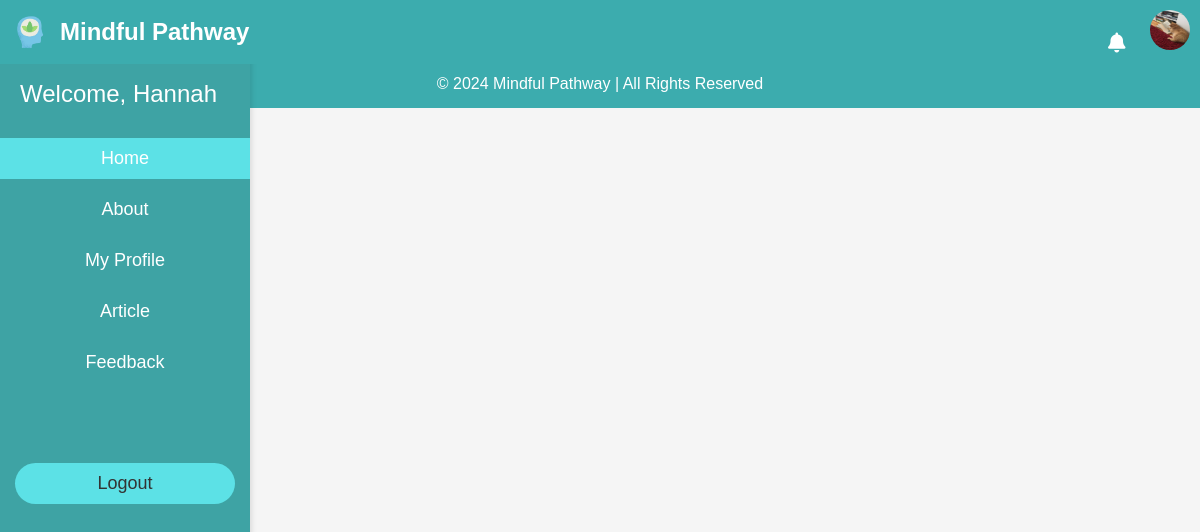
The page /admin_article.php (signed in) on the database its author committed.
### tables this page shows
CREATE TABLE `user` (
  `userID` int(11) NOT NULL,
  `username` varchar(50) NOT NULL,
  `password_hash` varchar(255) NOT NULL,
  `email` varchar(100) NOT NULL,
  `bio` text DEFAULT NULL,
  `imgProfile` varchar(255) DEFAULT NULL
);

### admin_article.php (the view, shortened to what this page needs)
<?php
$dbc = new mysqli("localhost", "root", "", "mindfulpathway");
$userID = $_SESSION['userID'];
$query = "SELECT * FROM user WHERE userID = ?";
$stmt = $dbc->prepare($query);
$stmt->bind_param("i", $userID);
$stmt->execute();
$result = $stmt->get_result();
$user = $result->fetch_assoc();
$username = $user['username'] ?? 'Guest';
?>
<!DOCTYPE html>
<html lang="en">
<head>
    <link rel="stylesheet" href="https://cdnjs.cloudflare.com/ajax/libs/font-awesome/6.0.0-beta3/css/all.min.css">
</head>
<body>
    <div class="header">
        <div class="logo">
            <img src="img/favicon.png" alt="Logo">
            <span>Mindful Pathway</span>
        </div>
        <div class="menu">
            <i class="fas fa-bell" style="font-size: 20px; margin-right: 20px;" onclick="showNotifications()"></i>
            <img src="<?php echo !empty($user['imgProfile']) ? htmlspecialchars($user['imgProfile']) : 'uploads/default-profile.png'; ?>"
                alt="Profile" style="width: 40px; height: 40px; border-radius: 50%; margin-right: 20px;">
        </div>
    </div>
    <div class="sidebar">
        <div class="title"><?php echo "Welcome, " . htmlspecialchars($username); ?></div>
        <a href="user_home.php" class="active">Home</a>
        <a href="user_about.php">About</a>
        <a href="user_profile.php">My Profile</a>
        <a href="user_article.php">Article</a>
        <a href="user_feedback.php">Feedback</a>
        <a href="logout.php" class="logout">Logout</a>
    </div>
    <footer>
        &copy; 2024 Mindful Pathway | All Rights Reserved
    </footer>
</body>
</html>

### admin_article.php (style rules this page uses)
body { margin: 0; font-family: Arial, sans-serif; background-color: #f5f5f5; padding-top: 60px; }
.header { background-color: #3cacae; color: white; display: flex; justify-content: space-between; align-items: center; padding: 10px; position: fixed; top: 0; left: 0; width: 100%; z-index: 1000; }
.header .logo { font-size: 24px; font-weight: bold; display: flex; align-items: center; }
.header .logo img { width: 40px; height: 40px; margin-right: 10px; }
.sidebar { height: 100%; width: 250px; position: fixed; top: 0; left: 0; background-color: #3ea3a4; padding-top: 60px; z-index: 500; color: white; box-shadow: 2px 0 5px rgba(0, 0, 0, 0.1); transition: 0.3s; }
.sidebar a { padding: 10px 15px; text-decoration: none; font-size: 18px; color: white; display: block; transition: background-color 0.3s ease; text-align: center; margin-bottom: 10px; }
.sidebar .title { font-size: 24px; padding-left: 20px; margin-bottom: 30px; margin-top: 20px; }
.sidebar .active { background-color: #5ce1e6; }
.sidebar .logout { background-color: #5ce1e6; color: #333; width: 80%; text-align: center; padding: 10px 10px; border-radius: 25px; margin: 20px auto 0; margin-top: 80px; }
footer { text-align: center; background-color: #3cacae; color: white; padding: 15px; bottom: 0; left: 0; right: 0; z-index: 2; }
@media (min-width: 769px) { .sidebar { display: block; } }

### rows shown on the page
user: imgProfile (picture), username "Hannah"
